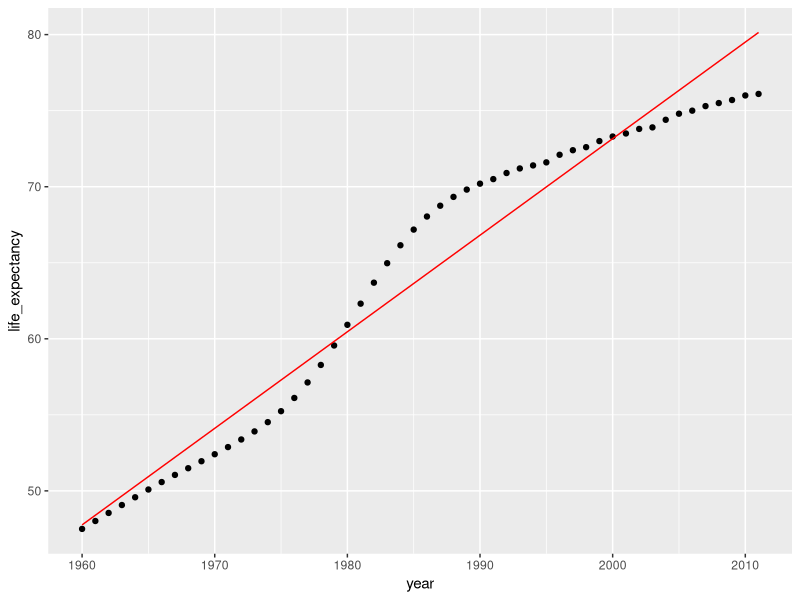
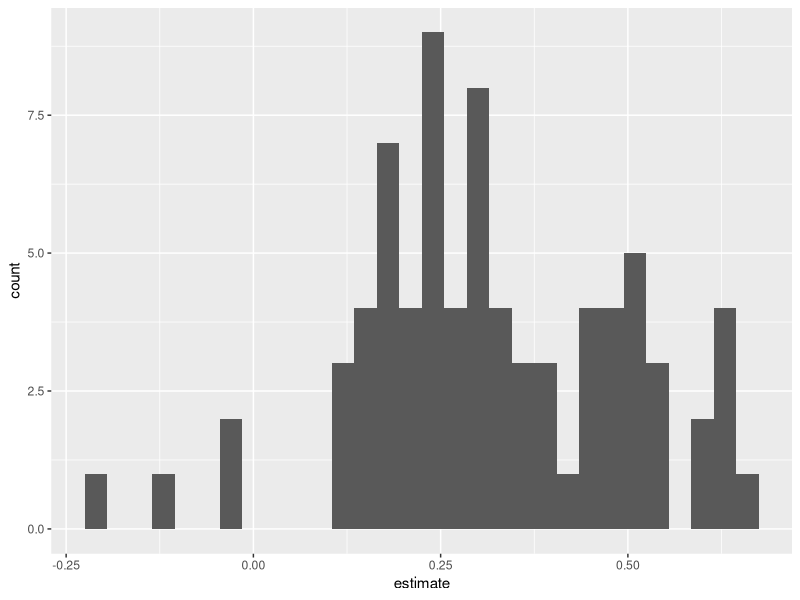
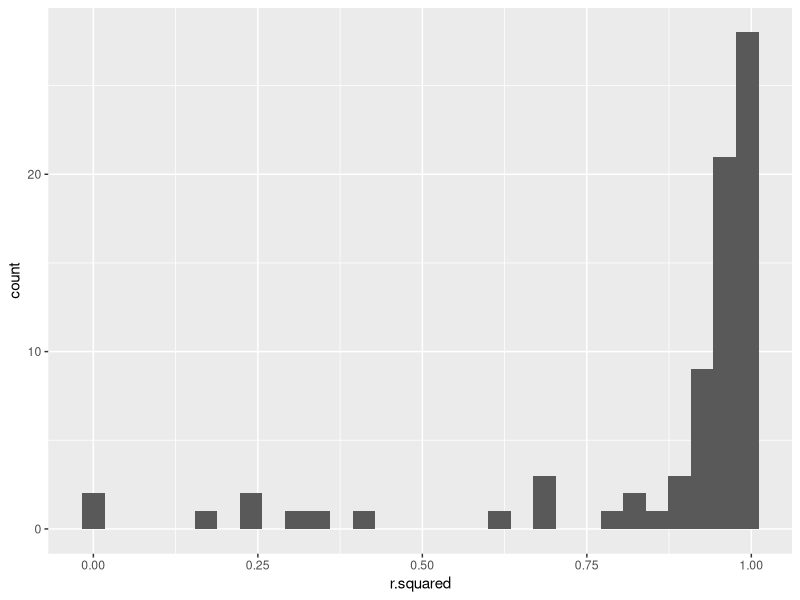
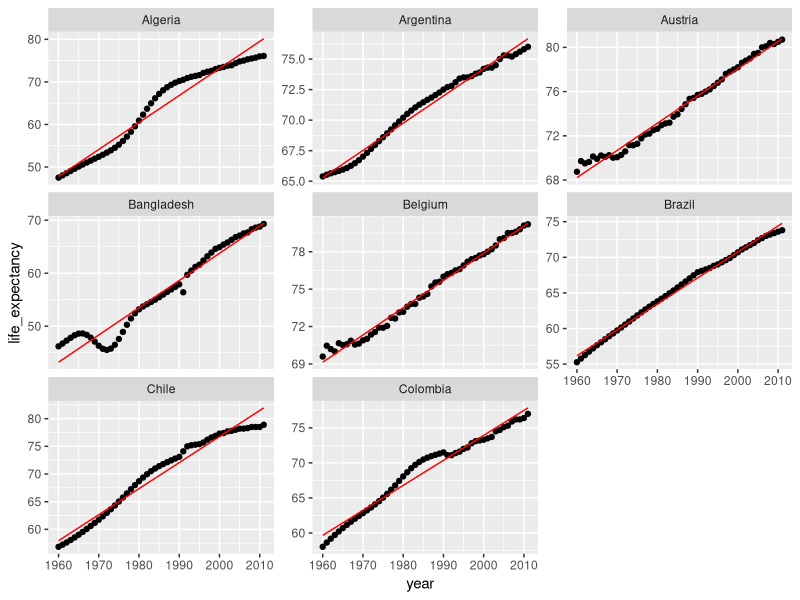
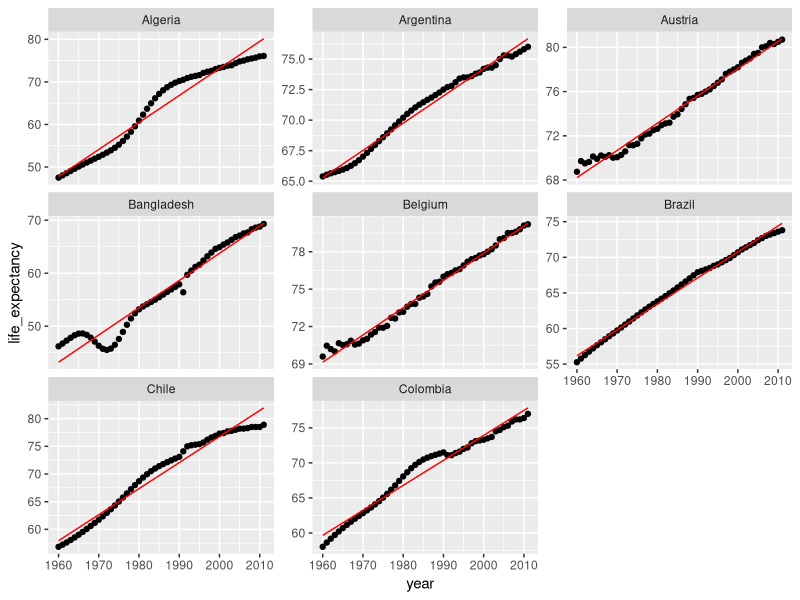

These figures' R source, in order:
## ---- chunk 1
library(tidyverse)
gapminder <- read_csv("gapminder.csv")

# Explore gapminder
head(gapminder)

# Prepare the nested dataframe gap_nested

gap_nested <- gapminder %>% 
  group_by(country) %>% 
  nest()

# Explore gap_nested
head(gap_nested)
## ---- chunk 2
# Create the unnested dataframe called gap_unnnested
gap_unnested <- gap_nested %>% 
  unnest(col=data)
  
# Confirm that your data was not modified  
identical(gapminder, gap_unnested)
## ---- chunk 3
# Extract the data of Algeria
algeria_df <- gap_nested$data[[1]]

# Calculate the minimum of the population vector
min(algeria_df$population)

# Calculate the maximum of the population vector
max(algeria_df$population)

# Calculate the mean of the population vector
mean(algeria_df$population)
## ---- chunk 4
# Calculate the mean population for each country
pop_nested <- gap_nested %>%
  mutate(mean_pop = map(.x=data, .f=~mean(.x$population)))

# Take a look at pop_nested
head(pop_nested)

# Extract the mean_pop value by using unnest
pop_mean <- pop_nested %>% 
  unnest(mean_pop)

# Take a look at pop_mean
head(pop_mean)
## ---- chunk 5
# Calculate mean population and store result as a double
pop_mean <- gap_nested %>%
  mutate(mean_pop = map_dbl(data, ~mean(.x$population)))

# Take a look at pop_mean
head(pop_mean)
## ---- chunk 6
# Build a linear model for each country
gap_models <- gap_nested %>%
    mutate(model = map(data, ~lm(formula = life_expectancy~year, data = .x)))
    
# Extract the model for Algeria    
algeria_model <- gap_models$model[[1]]

# View the summary for the Algeria model
summary(algeria_model)
## ---- chunk 7
library(broom)

# Extract the coefficients of the algeria_model as a dataframe
tidy(algeria_model)

# Extract the statistics of the algeria_model as a dataframe
glance(algeria_model)
## ---- chunk 8
# Build the augmented dataframe
algeria_fitted <- augment(algeria_model)

# Compare the predicted values with the actual values of life expectancy
algeria_fitted %>% 
  ggplot(aes(x = year)) +
  geom_point(aes(y = life_expectancy)) + 
  geom_line(aes(y = .fitted), color = "red")
## ---- chunk 9
# Extract the coefficient statistics of each model into nested dataframes
model_coef_nested <- gap_models %>% 
    mutate(coef = map(model, ~tidy(.x)))
    
# Simplify the coef dataframes for each model    
model_coef <- model_coef_nested %>%
    unnest(coef)

# Plot a histogram of the coefficient estimates for year         
model_coef %>% 
  filter(term == "year") %>% 
  ggplot(aes(x = estimate)) +
  geom_histogram()
## ---- chunk 10
# Extract the fit statistics of each model into dataframes
model_perf_nested <- gap_models %>% 
    mutate(fit = map(model, ~glance(.x)))

# Simplify the fit dataframes for each model    
model_perf <- model_perf_nested %>% 
    unnest(col=fit)
    
# Look at the first six rows of model_perf
head(model_perf)
## ---- chunk 11
# Plot a histogram of rsquared for the 77 models    
model_perf %>% 
  ggplot(aes(x = r.squared)) + 
  geom_histogram(bins = 30)  
  
# Extract the 4 best fitting models
best_fit <- model_perf %>% 
  top_n(n = 4, wt = r.squared)

# Extract the 4 models with the worst fit
worst_fit <- model_perf %>% 
  top_n(n = 4, wt = -r.squared)
## ---- chunk 12
best_augmented <- best_fit %>% 
  # Build the augmented dataframe for each country model
  mutate(augmented = map(model, ~augment(.x))) %>% 
  # Expand the augmented dataframes
  unnest(augmented)

worst_augmented <- worst_fit %>% 
  # Build the augmented dataframe for each country model
  mutate(augmented = map(model, ~augment(.x))) %>% 
  # Expand the augmented dataframes
  unnest(augmented)
## ---- chunk 13
country_list <- c("Algeria", "Argentina", "Austria", "Belgium", "Bangladesh", "Brazil", "Chile", "Colombia")
# Compare the predicted values with the actual values of life expectancy 
# for the top 4 best fitting models
best_augmented %>% filter(country %in% country_list)%>%
  ggplot(aes(x = year)) +
  geom_point(aes(y = life_expectancy)) + 
  geom_line(aes(y = .fitted), color = "red") +
  facet_wrap(~country, scales = "free_y")
## ---- chunk 14
# Compare the predicted values with the actual values of life expectancy 
# for the top 4 worst fitting models
worst_augmented %>% filter(country %in% country_list)%>% 
  ggplot(aes(x = year)) +
  geom_point(aes(y = life_expectancy)) + 
  geom_line(aes(y = .fitted), color = "red") +
  facet_wrap(~country, scales = "free_y")
## ---- chunk 15
# Build a linear model for each country using all features
gap_fullmodel <- gap_nested %>% 
  mutate(model = map(data, ~lm(life_expectancy~., data = .x)))

fullmodel_perf <- gap_fullmodel %>% 
  # Extract the fit statistics of each model into dataframes
  mutate(fit = map(model, ~glance(.x))) %>% 
  # Simplify the fit dataframes for each model
  unnest(fit)
  
# View the performance for the four countries with the worst fitting 
# four simple models you looked at before
fullmodel_perf %>% 
  filter(country %in% worst_fit$country) %>% 
  select(country, adj.r.squared)
## ---- chunk 16
library(rsample)
set.seed(42)

# Prepare the initial split object
gap_split <- initial_split(gapminder, prop = 0.75)

# Extract the training dataframe
training_data <- training(gap_split)

# Extract the testing dataframe
testing_data <- testing(gap_split)

# Calculate the dimensions of both training_data and testing_data
dim(training_data)
dim(testing_data)
## ---- chunk 17
set.seed(42)

# Prepare the dataframe containing the cross validation partitions
cv_split <- vfold_cv(training_data, v = 5)

cv_data <- cv_split %>% 
  mutate(
    # Extract the train dataframe for each split
    train = map(splits, ~training(.x)), 
    # Extract the validate dataframe for each split
    validate = map(splits, ~testing(.x))
  )

# Use head() to preview cv_data
head(cv_data)
## ---- chunk 18
# Build a model using the train data for each fold of the cross validation
cv_models_lm <- cv_data %>% 
  mutate(model = map(train, ~lm(formula = life_expectancy~., data = .x)))
## ---- chunk 19
cv_prep_lm <- cv_models_lm %>% 
  mutate(
    # Extract the recorded life expectancy for the records in the validate dataframes
    validate_actual = map(validate, ~.x$life_expectancy),
    # Predict life expectancy for each validate set using its corresponding model
    validate_predicted = map2(.x = model, .y = validate, ~predict(.x, .y))
  )
## ---- chunk 20
library(Metrics)
# Calculate the mean absolute error for each validate fold       
cv_eval_lm <- cv_prep_lm %>% 
  mutate(validate_mae = map2_dbl(validate_actual, validate_predicted, ~mae(actual = .x, predicted = .y)))

# Print the validate_mae column
cv_eval_lm$validate_mae

# Calculate the mean of validate_mae column
mean(cv_eval_lm$validate_mae)
## ---- chunk 21
attrition <- read_csv("attrition.csv")
## ---- chunk 22
set.seed(42)

# Prepare the initial split object
data_split <- initial_split(attrition, prop = 0.75)

# Extract the training dataframe
training_data <- training(data_split)

# Extract the testing dataframe
testing_data <- testing(data_split)
## ---- chunk 23
set.seed(42)
cv_split <- vfold_cv(training_data, v = 5)

cv_data <- cv_split %>% 
  mutate(
    # Extract the train dataframe for each split
    train = map(splits, ~training(.x)),
    # Extract the validate dataframe for each split
    validate = map(splits, ~testing(.x))
  )
## ---- chunk 24
# Build a model using the train data for each fold of the cross validation
cv_models_lr <- cv_data %>% 
  mutate(model = map(train, ~glm(formula = factor(Attrition)~., 
                               data = .x, family = "binomial")))
## ---- chunk 25
# Extract the first model and validate 
model <- cv_models_lr$model[[1]]
validate <- cv_models_lr$validate[[1]]

# Prepare binary vector of actual Attrition values in validate
validate_actual <- validate$Attrition == "Yes"

# Predict the probabilities for the observations in validate
validate_prob <- predict(model, validate, type = "response")

# Prepare binary vector of predicted Attrition values for validate
validate_predicted <- validate_prob > 0.5
## ---- chunk 26
library(Metrics)

# Compare the actual & predicted performance visually using a table
table(validate_actual, validate_predicted)

# Calculate the accuracy
accuracy(validate_actual, validate_predicted)

# Calculate the precision
precision(validate_actual, validate_predicted)

# Calculate the recall
recall(validate_actual, validate_predicted)
## ---- chunk 27
cv_prep_lr <- cv_models_lr %>% 
  mutate(
    # Prepare binary vector of actual Attrition values in validate
    validate_actual = map(validate, ~.x$Attrition == "Yes"),
    # Prepare binary vector of predicted Attrition values for validate
    validate_predicted = map2(.x = model, .y = validate, ~predict(.x, .y, type = "response") > 0.5)
  )
## ---- chunk 28
# Calculate the validate recall for each cross validation fold
cv_perf_recall <- cv_prep_lr %>% 
  mutate(validate_recall = map2_dbl(validate_actual, validate_predicted, 
                                    ~recall(actual = .x, predicted = .y)))

# Print the validate_recall column
cv_perf_recall$validate_recall

# Calculate the average of the validate_recall column
mean(cv_perf_recall$validate_recall)
## ---- chunk 29
# Build the logistic regression model using all training data
best_model <- glm(formula = factor(Attrition)~., 
                  data = training_data, family = "binomial")


# Prepare binary vector of actual Attrition values for testing_data
test_actual <- testing_data$Attrition == "Yes"

# Prepare binary vector of predicted Attrition values for testing_data
test_predicted <- predict(best_model, testing_data, type = "response") > 0.5
## ---- chunk 30
library(Metrics)

# Compare the actual & predicted performance visually using a table
table(test_actual , test_predicted)

# Calculate the test accuracy
accuracy(test_actual, test_predicted)

# Calculate the test precision
precision(test_actual, test_predicted)

# Calculate the test recall
recall(test_actual, test_predicted)
